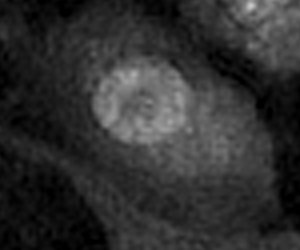
#> input picture phase.png, 300 x 250 px
$ python test.py
#> lines starting #> are read from the running program, lines starting #| are printed output that depends on the picture; after the words box and inside, x2 and y2 are one past the last pixel; in counts of white or black regions, pixels touching at a corner belong together
### randomizedHoughEllipseDetection.py
import cv2
import time
import numpy as np
import random
from skimage.feature import canny


class Candidate(object):
    def __init__(self, p, q, a, b, angle, info):
        self.p = p
        self.q = q
        self.a = a
        self.b = b
        self.angle = angle
        self.score = 1
        self.info = info

    def average(self, candidate):
        self.score += 1
        self.p = self.__average_weight(self.p, candidate.p, self.score)
        self.q = self.__average_weight(self.q, candidate.q, self.score)
        self.a = self.__average_weight(self.a, candidate.a, self.score)
        self.b = self.__average_weight(self.b, candidate.b, self.score)
        self.angle = self.__average_weight(self.angle, candidate.angle, self.score)

    def is_similar(self, candidate):
        area_dist = np.abs((np.pi * self.a * self.b - np.pi * candidate.a * candidate.b))
        center_dist = np.sqrt((self.p - candidate.p) ** 2 + (self.q - candidate.q) ** 2)
        angle_dist = (abs(self.angle - candidate.angle))
        if candidate.angle >= 0:
            angle180 = candidate.angle - np.pi
        else:
            angle180 = candidate.angle + np.pi
        angle_dist180 = (abs(self.angle - angle180))
        angle_final = min(angle_dist, angle_dist180)

        # axis dist
        major_axis_dist = abs(max(candidate.a, candidate.b) - max(self.a, self.b))
        minor_axis_dist = abs(min(candidate.a, candidate.b) - min(self.a, self.b))
        if (major_axis_dist < self.info.SimilarMajorAxisDist) and (
                minor_axis_dist < self.info.SimilarMinorAxisDist) and (center_dist < self.info.SimilarCenterDist) and (
                angle_final < self.info.SimilarAngleDist):
            return True
        else:
            return False

    @staticmethod
    def __average_weight(old, now, score):
        return (old * score + now) / (score + 1)

    def __str__(self):
        return "{:6.2f}, {:6.2f}, {:6.2f}, {:6.2f}, {:6.2f}, {:6.2f}".format(self.p, self.q, self.a, self.b, self.angle, self.score)


class Accumulator(object):
    def __init__(self):
        self.accumulator = []

    def get_best_candidate(self):
        self.accumulator = sorted(self.accumulator, key=lambda candidate: candidate.score, reverse=True)
        return self.accumulator[0]

    def evaluate_candidate(self, new_candidate):
        index = self.__get_similar_index(new_candidate)
        if index == -1:
            self.__add(new_candidate)
        else:
            self.__merge(index, new_candidate)

    def __add(self, candidate):
        self.accumulator.append(candidate)

    def __merge(self, index, candidate):
        self.accumulator[index].average(candidate)

    def __get_similar_index(self, new_candidate):
        similar_idx = -1
        if len(self.accumulator) > 0:
            for idx, candidate in enumerate(self.accumulator):
                if candidate.is_similar(new_candidate):
                    return idx
        return similar_idx

    def __str__(self):
        text = ""
        print("{: <6}, {: <6}, {: <6}, {: <6}, {: <6}, {: <6}".format("p", "q", "a", "b", "angle", "score"))
        for idx, candidate in enumerate(self.accumulator):
            if candidate.score > 1:
                text += str(candidate)
                text += "\n"
            if idx >= 10:
                break
        return text


class EllipseDetectorInfo(object):
    MaxIter = 1000
    MajorAxisBound = [60, 250]
    MinorAxisBound = [60, 250]
    MaxFlattening = 0.8
    CannySigma = 3.5
    CannyT1 = 25
    CannyT2 = 30
    SimilarCenterDist = 5
    SimilarMajorAxisDist = 10
    SimilarMinorAxisDist = 10
    SimilarAngleDist = np.pi / 18


class EllipseDetector(object):
    def __init__(self, info):
        # image
        self.origin = None
        self.mask = None

        # canny edge operator
        self.edge = None
        self.edge_pixels = None

        # settings
        self.info = info
        self.line_fitting_area = 7

        # accumulator
        self.accumulator = Accumulator()

    def run(self, img, mask):
        self.__assert_img(img)
        self.__assert_img(mask)
        self.origin = img
        self.mask = mask
        self.edge = np.zeros(self.origin.shape, dtype=np.uint8)

        # seed
        random.seed((time.time() * 100) % 50)

        # canny
        self.__canny_edge_detector()

        # find coordinates of edge
        edge_pixels = np.array(np.where(self.edge == 255)).T

        # no edge
        if self.__assert_edge_pixel(edge_pixels):
            raise RHTException("no edge!!")
        else:
            self.edge_pixels = [p for p in edge_pixels]

        # determine the number of iteration
        if len(self.edge_pixels) > 100:
            self.info.MaxIter = len(self.edge_pixels) * 20
        print("The number of iterations: {}".format(self.info.MaxIter))
        self.__find_candidate()

        # select the ellipses with the highest score
        best_candidate = self.accumulator.get_best_candidate()
        print(self.accumulator)
        return best_candidate

    def __find_candidate(self):
        for i in range(self.info.MaxIter):
            # randomly pick 3 points
            point_package = self.__randomly_pick_point()

            # find center
            try:
                center = self.__find_center(point_package)
            except np.linalg.LinAlgError:  # Singular matrix
                continue
            except RHTException:
                continue

            # find axis
            try:
                semi_major, semi_minor, angle = self.__find_semi_axis(point_package, center)
            except np.linalg.LinAlgError:  # Singular matrix
                continue
            except RHTException:
                continue

            # plot
            center = (int(round(center[0])), int(round(center[1])))
            axis = (int(round(semi_major)), int(round(semi_minor)))

            # out of mask?
            if self.__is_ellipse_out_of_mask(center, axis, angle):
                continue

            # accumulate
            candidate = Candidate(center[0], center[1], semi_major, semi_minor, angle, self.info)
            self.accumulator.evaluate_candidate(candidate)

    def __canny_edge_detector(self):
        edged_image = canny(self.origin,
                            sigma=self.info.CannySigma,
                            low_threshold=self.info.CannyT1,
                            high_threshold=self.info.CannyT2,
                            mask=self.mask)
        self.edge[edged_image == True] = 255
        self.edge[edged_image == False] = 0


    def __randomly_pick_point(self):
        ran = random.sample(self.edge_pixels, 3)
        return [(ran[0][1], ran[0][0]), (ran[1][1], ran[1][0]), (ran[2][1], ran[2][0])]

    def __find_center(self, pt):
        m, c = 0, 0
        m_arr = []
        c_arr = []

        # pt[0] is p1; pt[1] is p2; pt[2] is p3;
        for i in range(len(pt)):
            # find tangent line
            xstart = pt[i][0] - self.line_fitting_area // 2
            xend = pt[i][0] + self.line_fitting_area // 2 + 1
            ystart = pt[i][1] - self.line_fitting_area // 2
            yend = pt[i][1] + self.line_fitting_area // 2 + 1
            crop = self.edge[ystart: yend, xstart: xend].T
            proximal_point = np.array(np.where(crop == 255)).T
            proximal_point[:, 0] += xstart
            proximal_point[:, 1] += ystart

            # fit straight line
            A = np.vstack([proximal_point[:, 0], np.ones(len(proximal_point[:, 0]))]).T
            m, c = np.linalg.lstsq(A, proximal_point[:, 1], rcond=None)[0]
            m_arr.append(m)
            c_arr.append(c)

        # find intersection
        slope_arr = []
        intercept_arr = []
        for i, j in zip([0, 1], [1, 2]):
            # intersection
            coef_matrix = np.array([[m_arr[i], -1], [m_arr[j], -1]])
            dependent_variable = np.array([-c_arr[i], -c_arr[j]])
            t12 = np.linalg.solve(coef_matrix, dependent_variable)
            # middle point
            m1 = ((pt[i][0] + pt[j][0]) / 2, (pt[i][1] + pt[j][1]) / 2)
            # bisector
            slope = (m1[1] - t12[1]) / (m1[0] - t12[0])
            intercept = (m1[0] * t12[1] - t12[0] * m1[1]) / (m1[0] - t12[0])

            slope_arr.append(slope)
            intercept_arr.append(intercept)

        # find center
        coef_matrix = np.array([[slope_arr[0], -1], [slope_arr[1], -1]])
        dependent_variable = np.array([-intercept_arr[0], -intercept_arr[1]])
        center = np.linalg.solve(coef_matrix, dependent_variable)

        # assert center
        self.__point_out_of_image(center)
        return center

    def __find_semi_axis(self, pt, center):
        # shift to origin
        npt = [(p[0] - center[0], p[1] - center[1]) for p in pt]

        # semi axis
        x1, y1, x2, y2, x3, y3 = np.array(npt).flatten()
        coef_matrix = np.array(
            [[x1 ** 2, 2 * x1 * y1, y1 ** 2], [x2 ** 2, 2 * x2 * y2, y2 ** 2], [x3 ** 2, 2 * x3 * y3, y3 ** 2]])
        dependent_variable = np.array([1, 1, 1])
        A, B, C = np.linalg.solve(coef_matrix, dependent_variable)

        if A * C - B ** 2 > 0:
            angle = self.__calculate_rotation_angle(A, B, C)
            axis_coef = np.array([[np.sin(angle) ** 2, np.cos(angle) ** 2], [np.cos(angle) ** 2, np.sin(angle) ** 2]])
            axis_ans = np.array([A, C])
            a, b = np.linalg.solve(axis_coef, axis_ans)
        else:
            raise RHTException

        if a > 0 and b > 0:
            major = 1 / np.sqrt(min(a, b))
            minor = 1 / np.sqrt(max(a, b))
            if self.__assert_diameter(major, minor):
                return major, minor, angle
        raise RHTException

    def __assert_diameter(self, major, minor):
        if (self.info.MajorAxisBound[0] < 2 * major < self.info.MajorAxisBound[1]) and (
                self.info.MinorAxisBound[0] < 2 * minor < self.info.MinorAxisBound[1]):
            flattening = (major - minor) / major
            if flattening < self.info.MaxFlattening:
                return True
        return False

    def __point_out_of_image(self, point):
        if point[0] < 0 or point[0] >= self.edge.shape[1] or point[1] < 0 or point[1] >= self.edge.shape[0]:
            raise RHTException("center is out of image!")

    def __is_ellipse_out_of_mask(self, center, axis, angle):
        e, out_of_mask = np.zeros_like(self.origin), np.zeros_like(self.origin)
        e = cv2.ellipse(e, center, axis, angle * 180 / np.pi, 0, 360, color=255, thickness=1)
        out_of_mask[(e == 255) & (self.mask == False)] = 255
        return True if np.sum(out_of_mask) > 0 else False

    def __calculate_rotation_angle(self, a, b, c):
        if a == c:
            angle = 0
        else:
            angle = 0.5 * np.arctan((2 * b) / (a - c))

        if a > c:
            if b < 0:
                angle += 0.5 * np.pi  # +90 deg
            elif b > 0:
                angle -= 0.5 * np.pi  # -90 deg
        return angle

    def __assert_img(self, img):
        assert len(img.shape) == 2, "this img is not 2D image"
        assert type(img).__module__ == np.__name__, "this img is not numpy array"

    def __assert_edge_pixel(self, edge_pixels):
        return True if len(edge_pixels) < 15 else False


class RHTException(Exception):
    def __init__(self, *args):
        self.message = args[0] if args else None

    def __str__(self):
        return self.message if self.message else "some thing wrong!"

### test.py
from randomizedHoughEllipseDetection import EllipseDetector, EllipseDetectorInfo
import time
import cv2
import matplotlib.pyplot as plt
import numpy as np


if __name__ == '__main__':
    original_image = cv2.imread(r"phase.png", 0)
#> original_image is the input picture: shape (250, 300); min 0, max 200, mean 47.9
    mask = cv2.imread(r"mask.png", 0)
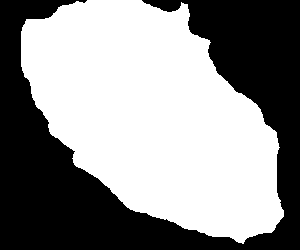
#> input picture mask.png, 300 x 250 px
#> mask: shape (250, 300); 56.1% white; 1 black region, box (x1, y1, x2, y2) and area: (0, 0, 300, 250) 32950
    mask_binary = np.zeros(mask.shape, dtype=bool)
    mask_binary[mask == 255] = True
    mask_binary[mask != 255] = False

    fig, ax = plt.subplots(nrows=1, ncols=3, figsize=(12, 4))
    ax[0].set_title("original")
    ax[0].imshow(original_image, cmap='jet', vmax=255, vmin=0)
    ax[0].axis("off")
    ax[1].set_title("mask")
    ax[1].imshow(mask, cmap='gray')
    ax[1].axis("off")

    info = EllipseDetectorInfo()
    info.MaxIter = 5000
    info.MaxIter = 1000
    info.MajorAxisBound = [60, 250]
    info.MinorAxisBound = [60, 250]
    info.MaxFlattening = 0.8
    info.CannySigma = 3.5
    info.CannyT1 = 25
    info.CannyT2 = 30
    info.SimilarCenterDist = 5
    info.SimilarMajorAxisDist = 10
    info.SimilarMinorAxisDist = 10
    info.SimilarAngleDist = np.pi / 18

    time1 = time.time()
    obj = EllipseDetector(info)
    result = obj.run(original_image, mask_binary)
#> in __canny_edge_detector, `edged_image = canny(self.origin, sigma=self.info.CannySigma, low_thres..`:
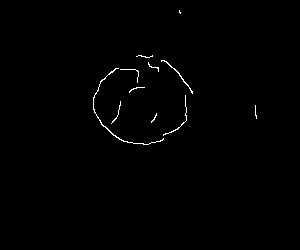
#> edged_image: shape (250, 300) bool; 0.59% white in thin lines or dots, all inside (x1, y1, x2, y2) = (93, 10, 257, 145)
    time2 = time.time()
    print("time consume: {:.2f} s".format(time2 - time1))

    p = int(result.p)
#> p = 141
    q = int(result.q)
#> q = 102
    a = int(result.a)
#> a = 49
    b = int(result.b)
#> b = 38
    angle = result.angle
#> angle = -0.0783
    result = original_image.copy()
    result = cv2.ellipse(result, (p, q), (a, b), angle * 180 / np.pi, 0, 360, color=255, thickness=1)
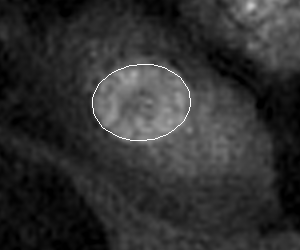
#> result: shape (250, 300); 0.33% of pixels changed, all inside (x1, y1, x2, y2) = (92, 64, 191, 141)
    ax[2].set_title("result")
    ax[2].imshow(result, cmap='jet', vmax=255, vmin=0)
    ax[2].axis("off")
    plt.tight_layout()
    plt.show()
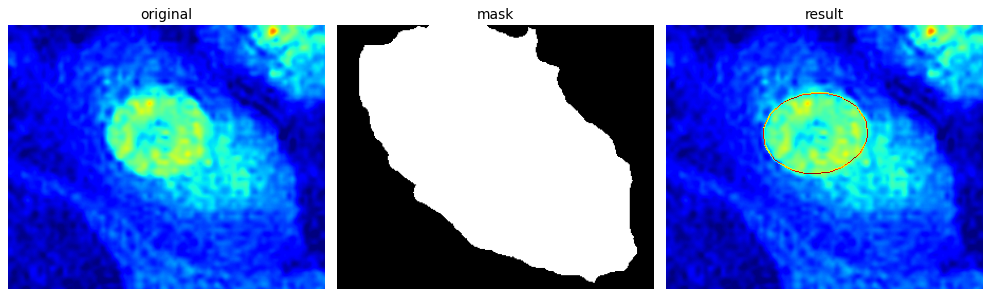
#> figure drawn by matplotlib, 3 panels
